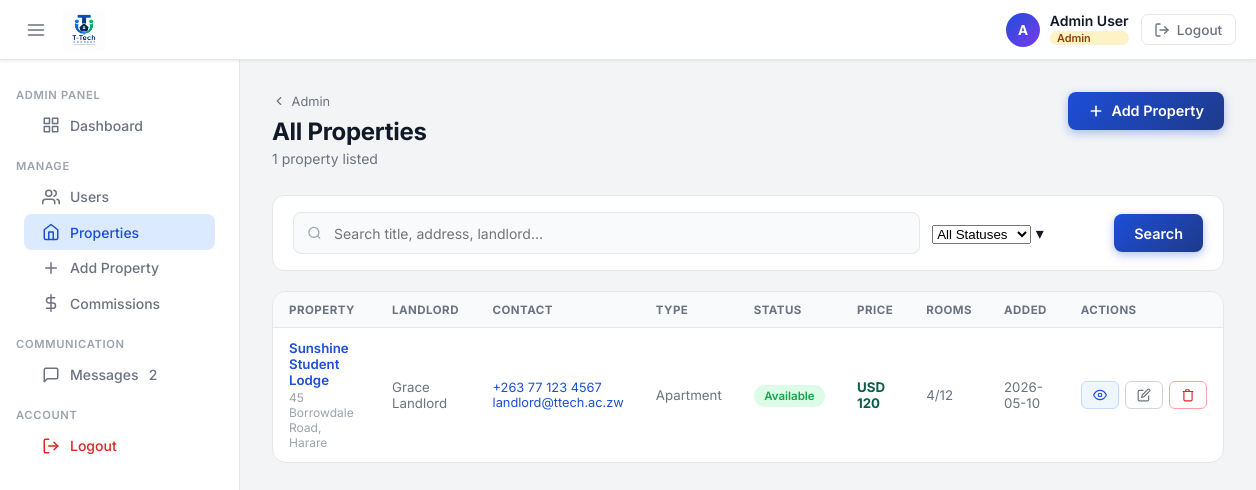
The page /admin/properties (signed in) on the database its author committed.
### tables this page shows
CREATE TABLE properties (
                id INTEGER PRIMARY KEY AUTOINCREMENT,
                landlord_id INTEGER NOT NULL,
                title TEXT NOT NULL,
                property_type TEXT DEFAULT 'apartment',
                description TEXT,
                status TEXT DEFAULT 'available',
                is_shared INTEGER DEFAULT 0,
                total_rooms INTEGER DEFAULT 1,
                available_rooms INTEGER DEFAULT 1,
                bathrooms INTEGER DEFAULT 1,
                price_per_month REAL NOT NULL,
                currency TEXT DEFAULT 'USD',
                address TEXT,
                city TEXT,
                country TEXT DEFAULT 'Zimbabwe',
                latitude REAL,
                longitude REAL,
                services TEXT DEFAULT '[]',
                contact_phone TEXT,
                contact_email TEXT,
                is_active INTEGER DEFAULT 1,
                created_at TIMESTAMP DEFAULT CURRENT_TIMESTAMP,
                updated_at TIMESTAMP DEFAULT CURRENT_TIMESTAMP, nearby_landmark TEXT DEFAULT '', student_friendly INTEGER DEFAULT 0,
                FOREIGN KEY (landlord_id) REFERENCES users(id)
            );

CREATE TABLE users (
                id INTEGER PRIMARY KEY AUTOINCREMENT,
                full_name TEXT NOT NULL,
                email TEXT UNIQUE NOT NULL,
                password_hash TEXT NOT NULL,
                role TEXT DEFAULT 'student',
                is_active INTEGER DEFAULT 1,
                created_at TIMESTAMP DEFAULT CURRENT_TIMESTAMP,
                last_login TIMESTAMP
            , phone TEXT, last_seen TIMESTAMP, google_id TEXT);

### Backend/app.py (the view)
@app.route('/admin/properties')
@admin_required
def admin_properties():
    q             = request.args.get('q', '').strip()
    status_filter = request.args.get('status', '').strip()
    filters = ["p.is_active=1"]
    params  = []
    if q:
        filters.append("(p.title LIKE ? OR p.address LIKE ? OR u.full_name LIKE ?)")
        params += [f'%{q}%', f'%{q}%', f'%{q}%']
    if status_filter:
        filters.append("p.status=?")
        params.append(status_filter)
    with get_db() as conn:
        props = conn.execute(
            f"SELECT p.*,u.full_name AS landlord_name FROM properties p "
            f"JOIN users u ON p.landlord_id=u.id WHERE {' AND '.join(filters)} "
            f"ORDER BY p.created_at DESC", params
        ).fetchall()
    prop_list = [{**dict(p), 'services': json.loads(p['services'] or '[]')} for p in props]
    return render_template('admin_properties.html', properties=prop_list,
                           q=q, status_filter=status_filter, **_admin_common())

### Backend/app.py (called while the page is built)
def get_db():
    os.makedirs(os.path.dirname(DB_PATH), exist_ok=True)
    conn = sqlite3.connect(DB_PATH)
    conn.row_factory = sqlite3.Row
    return conn

def admin_required(f):
    @wraps(f)
    def decorated(*args, **kwargs):
        if 'user_id' not in session:
            return redirect(url_for('login'))
        if session.get('user_role') != 'admin':
            flash('Admin access required.', 'error')
            return redirect(url_for('dashboard'))
        return f(*args, **kwargs)
    return decorated

def get_unread_count(user_id):
    with get_db() as conn:
        row = conn.execute("""
            SELECT COUNT(*) as cnt FROM messages m
            JOIN conversation_members cm
                ON m.conversation_id = cm.conversation_id AND cm.user_id = ?
            WHERE m.sender_id != ?
              AND (m.sent_at > cm.last_read_at OR cm.last_read_at IS NULL)
              AND m.is_deleted = 0
        """, (user_id, user_id)).fetchone()
        return row['cnt'] if row else 0

def _admin_common():
    return dict(user_name=session.get('user_name'), user_role=session.get('user_role'),
                unread_count=get_unread_count(session['user_id']))

### Frontend/templates/admin_properties.html (shortened to what this page needs)
<!DOCTYPE html>
<html lang="en">
<head>
  <link rel="stylesheet" href="{{ url_for('static', filename='css/landlord.css') }}" />
  <link rel="stylesheet" href="{{ url_for('static', filename='css/admin.css') }}" />
</head>
<body>
{% include '_topbar.html' %}
<div class="layout">
  {% include '_sidebar.html' %}
  <main class="page-main">
    <div class="page-header">
      <div>
        <a href="/admin" class="back-crumb">
          <svg width="14" height="14" viewBox="0 0 24 24" fill="none" stroke="currentColor" stroke-width="2" stroke-linecap="round"><polyline points="15 18 9 12 15 6"/></svg>
          Admin
        </a>
        <h1 class="page-title">All Properties</h1>
        <p class="page-sub">{{ properties|length }} propert{{ 'ies' if properties|length != 1 else 'y' }} listed</p>
      </div>
      <a href="/landlord/property/new" class="btn-primary">
        <svg width="16" height="16" viewBox="0 0 24 24" fill="none" stroke="currentColor" stroke-width="2.5" stroke-linecap="round"><line x1="12" y1="5" x2="12" y2="19"/><line x1="5" y1="12" x2="19" y2="12"/></svg>
        Add Property
      </a>
    </div>
    <div class="admin-filter-bar">
      <form method="GET" action="/admin/properties" class="admin-filter-form">
        <div class="search-input-wrap" style="flex:1;min-width:200px">
          <input type="text" name="q" value="{{ q }}" class="search-input" placeholder="Search title, address, landlord…" />
        </div>
        <div class="select-wrap" style="width:170px">
          <select name="status" class="field-input" onchange="this.form.submit()">
            <option value="">All Statuses</option>
          </select>
          <span class="select-arrow">▾</span>
        </div>
        <button type="submit" class="btn-primary" style="display:flex;align-items:center;gap:.4rem">Search</button>
      </form>
    </div>
    <div class="admin-panel">
      <table class="admin-table">
        <thead>
          <tr>
            <th>Property</th>
            <th>Landlord</th>
            <th>Contact</th>
            <th>Type</th>
            <th>Status</th>
            <th>Price</th>
            <th>Rooms</th>
            <th>Added</th>
            <th>Actions</th>
          </tr>
        </thead>
        <tbody>
          {% for p in properties %}
          <tr id="prop-row-{{ p.id }}">
            <td>
              <a href="/landlord/property/{{ p.id }}" class="cell-main cell-link">{{ p.title }}</a>
              <div class="cell-sub">{{ p.address or p.city or '—' }}</div>
            </td>
            <td class="cell-muted">{{ p.landlord_name }}</td>
            <td>
              {% if p.contact_phone %}
              <a href="tel:{{ p.contact_phone }}" class="cell-link" style="display:block;font-size:.8rem">{{ p.contact_phone }}</a>
              {% endif %}
              {% if p.contact_email %}
              <a href="mailto:{{ p.contact_email }}" class="cell-link" style="display:block;font-size:.8rem">{{ p.contact_email }}</a>
              {% endif %}
            </td>
            <td class="cell-muted">{{ p.property_type|title }}</td>
            <td>
              <span class="status-badge status-{{ p.status }}">
                {% if p.status == 'available' %}Available
                {% elif p.status == 'partial' %}Partial
                {% elif p.status == 'occupied' %}Occupied
                {% else %}Maintenance{% endif %}
              </span>
            </td>
            <td class="cell-price">{{ p.currency }} {{ "%.0f"|format(p.price_per_month) }}</td>
            <td class="cell-muted">{{ p.available_rooms }}/{{ p.total_rooms }}</td>
            <td class="cell-muted">{{ p.created_at[:10] if p.created_at else '—' }}</td>
            <td>
              <div class="action-group">
                <a href="/landlord/property/{{ p.id }}" class="btn-action btn-view" title="View">
                  <svg width="14" height="14" viewBox="0 0 24 24" fill="none" stroke="currentColor" stroke-width="2"><path d="M1 12s4-8 11-8 11 8 11 8-4 8-11 8-11-8-11-8z"/><circle cx="12" cy="12" r="3"/></svg>
                </a>
                <a href="/landlord/property/{{ p.id }}/edit" class="btn-action btn-edit" title="Edit">
                  <svg width="14" height="14" viewBox="0 0 24 24" fill="none" stroke="currentColor" stroke-width="2"><path d="M11 4H4a2 2 0 0 0-2 2v14a2 2 0 0 0 2 2h14a2 2 0 0 0 2-2v-7"/><path d="M18.5 2.5a2.121 2.121 0 0 1 3 3L12 15l-4 1 1-4 9.5-9.5z"/></svg>
                </a>
                <button class="btn-action btn-delete" onclick="deleteProperty({{ p.id }}, '{{ p.title|e }}')" title="Delete">
                  <svg width="14" height="14" viewBox="0 0 24 24" fill="none" stroke="currentColor" stroke-width="2"><polyline points="3 6 5 6 21 6"/><path d="M19 6v14a2 2 0 0 1-2 2H7a2 2 0 0 1-2-2V6m3 0V4a1 1 0 0 1 1-1h4a1 1 0 0 1 1 1v2"/></svg>
                </button>
              </div>
            </td>
          </tr>
          {% else %}
          <tr><td colspan="9" class="cell-empty">No properties match your search.</td></tr>
          {% endfor %}
        </tbody>
      </table>
    </div>
  </main>
</div>
</body>
</html>

### Frontend/static/css/landlord.css (style rules this page uses)
*, *::before, *::after { box-sizing: border-box; margin: 0; padding: 0; }
:root { --primary: #1d4ed8; --primary-dark: #1e3a8a; --primary-light: #dbeafe; --sidebar-w: 240px; --topbar-h: 60px; --text-primary: #111827; --text-secondary: #6b7280; --text-muted: #9ca3af; --border: #e5e7eb; --bg: #f3f4f6; --white: #ffffff; --radius: 12px; --radius-sm: 8px; --shadow-sm: 0 1px 3px rgba(0,0,0,.08); --shadow-md: 0 4px 12px rgba(0,0,0,.1); }
html, body { height: 100%; font-family: 'Inter', system-ui, -apple-system, sans-serif; background: var(--bg); color: var(--text-primary); -webkit-font-smoothing: antialiased; }
.layout { display: flex; padding-top: var(--topbar-h); min-height: 100vh; }
.page-main { flex: 1; margin-left: var(--sidebar-w); padding: 2rem; max-width: 1100px; transition: margin-left .25s ease; }
.page-header { display: flex; align-items: flex-start; justify-content: space-between; gap: 1rem; margin-bottom: 1.75rem; }
.page-title { font-size: 1.5rem; font-weight: 700; letter-spacing: -.3px; }
.page-sub { font-size: .875rem; color: var(--text-secondary); margin-top: .3rem; }
.status-badge { font-size: .72rem; font-weight: 600; padding: .25rem .65rem; border-radius: 99px; }
.status-available { background: #dcfce7; color: #16a34a; }
.btn-action { display: inline-flex; align-items: center; gap: .3rem; padding: .35rem .7rem; border-radius: 6px; font-size: .78rem; font-weight: 500; cursor: pointer; border: 1px solid; text-decoration: none; transition: all .15s; }
.btn-view { border-color: #bfdbfe; background: #eff6ff; color: var(--primary); }
.btn-edit { border-color: #d1d5db; background: var(--white); color: var(--text-secondary); }
.btn-delete { border-color: #fca5a5; background: #fff; color: #dc2626; }
.btn-primary { display: inline-flex; align-items: center; gap: .45rem; padding: .65rem 1.25rem; background: linear-gradient(135deg, var(--primary), var(--primary-dark)); color: #fff; border: none; border-radius: var(--radius-sm); font-size: .9rem; font-weight: 600; font-family: inherit; cursor: pointer; text-decoration: none; box-shadow: 0 3px 10px rgba(29,78,216,.35); transition: all .2s; }
.back-crumb { display: inline-flex; align-items: center; gap: .35rem; font-size: .8rem; color: var(--text-secondary); text-decoration: none; margin-bottom: .5rem; transition: color .2s; }

### Frontend/static/css/admin.css (style rules this page uses)
.search-input-wrap { position: relative; }
.search-input { width: 100%; padding: .72rem 1rem .72rem 2.5rem; border: 1.5px solid var(--border); border-radius: 8px; background: #f9fafb; font-size: .875rem; font-family: inherit; color: var(--text-primary); outline: none; transition: border-color .2s; }
.admin-filter-bar { background: var(--white); border: 1px solid var(--border); border-radius: 12px; padding: 1rem 1.25rem; margin-bottom: 1.25rem; }
.admin-filter-form { display: flex; align-items: center; gap: .75rem; flex-wrap: wrap; }
.admin-panel { background: var(--white); border: 1px solid var(--border); border-radius: 14px; overflow: hidden; }
.admin-table { width: 100%; border-collapse: collapse; font-size: .83rem; }
.admin-table thead th { padding: .65rem 1rem; text-align: left; font-size: .72rem; font-weight: 700; text-transform: uppercase; letter-spacing: .04em; color: var(--text-secondary); background: #f8fafc; border-bottom: 1px solid var(--border); white-space: nowrap; }
.admin-table tbody tr { border-bottom: 1px solid #f1f5f9; transition: background .12s; }
.admin-table tbody tr:last-child { border-bottom: none; }
.admin-table td { padding: .75rem 1rem; vertical-align: middle; }
.cell-main { font-weight: 600; color: var(--text-primary); }
.cell-sub { font-size: .75rem; color: var(--text-muted); margin-top: .1rem; }
.cell-muted { color: var(--text-secondary); }
.cell-price { font-weight: 700; color: #065f46; }
.cell-link { text-decoration: none; color: var(--primary); }
.action-group { display: flex; gap: .35rem; align-items: center; }

### rows shown on the page
properties: title "Sunshine Student Lodge", address "45 Borrowdale Road, Harare", landlord_name "Grace Landlord", contact_phone "+263 77 123 4567", contact_email "landlord@ttech.ac.zw", property_type "Apartment", status "Available", currency "USD", price_per_month "120", available_rooms "4", total_rooms "12", created_at "2026-05-10"

### other values the page prints
{{ user_name[0].upper() if user_name else 'L' }} "A"
{{ user_name }} "Admin User"
{{ role_label.get(user_role, user_role|title) }} "Admin"
{{ unread_count or '' }} "2"
{{ properties|length }} "1"
{{ 'ies' if properties|length != 1 else 'y' }} "y"
